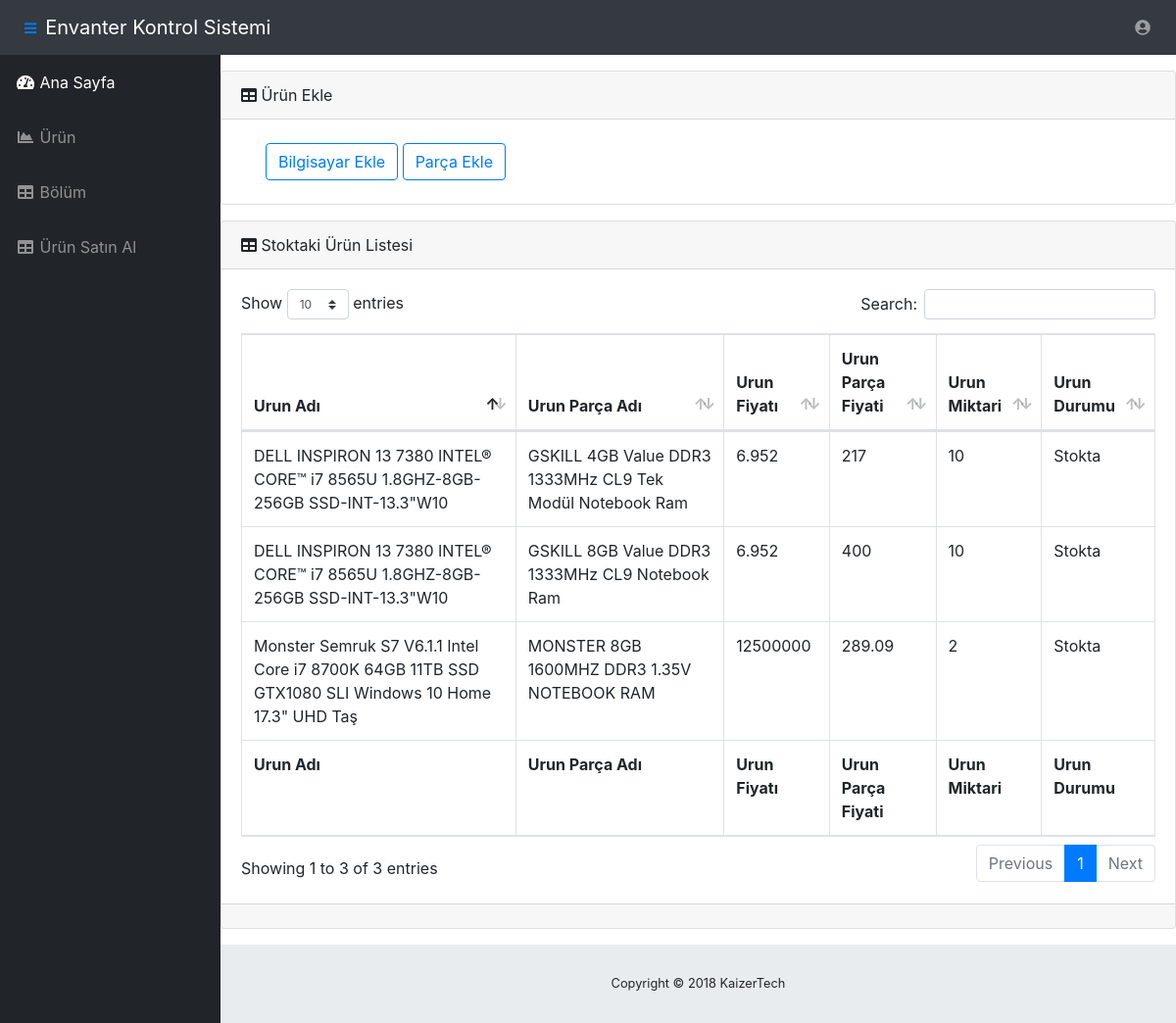
The page /KaizerTech_HW/user/urun on the database its author committed.
### tables this page shows
CREATE TABLE `urunparca` (
  `urunparca_id` int(11) NOT NULL,
  `urun_id` int(11) DEFAULT NULL,
  `urun_parca_adi` varchar(100) DEFAULT NULL,
  `pbirim_fiyati` float DEFAULT NULL
);

CREATE TABLE `urun` (
  `urun_id` int(11) NOT NULL,
  `urun_adi` varchar(100) DEFAULT NULL,
  `birim_fiyati` float DEFAULT NULL,
  `urun_durumu` int(2) DEFAULT '0'
);

### KaizerTech_HW/application/controllers/User.php (called while the page is built, shortened)
<?php
class User extends CI_Controller {
public function __construct(){
  			$this->load->helper('url');
  	 		$this->load->model('user_model');
        $this->load->library('session');
        $this->load->model('getDepartman');
        $this->load->model('getUrun');
        $this->load->model('getZimmet');
}
function urun(){
  $urunData['urun'] = $this->getUrun->getUruns();
  $this->load->view("urun.php",$urunData);
}
}
?>

### KaizerTech_HW/index.php (called while the page is built, shortened)
<?php
require_once BASEPATH.'core/CodeIgniter.php';

### KaizerTech_HW/application/models/getUrun.php (called while the page is built, shortened)
<?php
class getUrun extends CI_model{
    public function getUruns(){
      $this->db->select('*');
      $this->db->from('urun');
      $this->db->join('urunparca','urun.urun_id = urunparca.urun_id');
      $this->db->join('stok','stok.urun_id = urun.urun_id');
      $this->db->where('urun.urun_durumu=0');
      $this->db->distinct();
      $query = $this->db->get();
      return $query->result();
    }
}
 ?>

### KaizerTech_HW/application/views/urun.php (the view, shortened to what this page needs)
<!DOCTYPE html>
<html lang="en">
  <head>
    <link href="<?php echo base_url('vendor/bootstrap/css/bootstrap.min.css'); ?>" rel="stylesheet">
    <link href="<?php echo base_url('vendor/fontawesome-free/css/all.min.css'); ?>" rel="stylesheet" type="text/css">
    <link href="<?php echo base_url('vendor/datatables/dataTables.bootstrap4.css'); ?>" rel="stylesheet">
    <link href="<?php echo base_url('css/sb-admin.css'); ?>" rel="stylesheet">
  </head>
  <body id="page-top">
    <nav class="navbar navbar-expand navbar-dark bg-dark static-top">
      <button class="btn btn-link btn-sm text-blue order-sm-0" id="sidebarToggle" href="#">
        <i class="fas fa-bars"></i>
      </button>
      <a class="navbar-brand mr-1" href="index.html">Envanter Kontrol Sistemi</a>
      <ul class="navbar-nav ml-auto ml-md-0">
        <li class="nav-item dropdown no-arrow">
          <a class="nav-link dropdown-toggle" href="#" id="userDropdown" role="button" data-toggle="dropdown" aria-haspopup="true" aria-expanded="false">
            <i class="fas fa-user-circle fa-fw"></i>
          </a>
        </li>
      </ul>
    </nav>
    <div id="wrapper">
      <ul class="sidebar navbar-nav">
        <li class="nav-item active">
          <a class="nav-link" href="<?php echo base_url('user/user_profile'); ?>">
            <i class="fas fa-fw fa-tachometer-alt"></i>
            <span>Ana Sayfa</span>
          </a>
        </li>
        <li class="nav-item">
          <a class="nav-link" href="<?php echo base_url('user/urun'); ?>">
            <i class="fas fa-fw fa-chart-area"></i>
            <span>Ürün</span></a>
        </li>
        <li class="nav-item">
          <a class="nav-link" href="<?php echo base_url('user/bolum'); ?>">
            <i class="fas fa-fw fa-table"></i>
            <span>Bölüm</span></a>
        </li>
        <li class="nav-item">
          <a class="nav-link" href="<?php echo base_url('user/satinAl'); ?>">
            <i class="fas fa-fw fa-table"></i>
            <span>Ürün Satın Al</span></a>
        </li>
      </ul>
      <div id="content-wrapper">
        <div class="card mb-3">
          <div class="card-header">
            <i class="fas fa-table"></i>
            Ürün Ekle
          </div>
            <div class="container-fluid">
                <form "">
                  <div class="col">
                    <div class="col">
                        <a  href="<?php echo base_url('user/bilgisayar'); ?>">
                        <button  type="button"  class="btn btn-outline-primary">Bilgisayar Ekle</button>
                      </a>
                      <a  href="<?php echo base_url('user/parca'); ?>">
                        <a  href="<?php echo base_url('user/parca'); ?>">
                      <button type="button" class="btn btn-outline-primary">Parça Ekle</button>
                    </a>
                </div>
                  </div>
                </form>
            </div>
          </div>
          <div class="card mb-3">
            <div class="card-header">
              <i class="fas fa-table"></i>
              Stoktaki Ürün Listesi
            </div>
              <div class="card-body">
              <div class="table-responsive">
                <table class="table table-bordered" id="dataTable" width="100%" cellspacing="0" >
                  <thead>
                    <tr>
                      <th>Urun Adı</th>
                      <th>Urun Parça Adı</th>
                      <th>Urun Fiyatı</th>
                      <th>Urun Parça Fiyati</th>
                      <th>Urun Miktari</th>
                      <th>Urun Durumu</th>
                    </tr>
                  </thead>
                  <tfoot>
                    <tr>
                      <th>Urun Adı</th>
                      <th>Urun Parça Adı</th>
                      <th>Urun Fiyatı</th>
                      <th>Urun Parça Fiyati</th>
                      <th>Urun Miktari</th>
                      <th>Urun Durumu</th>
                    </tr>
                  </tfoot>
                  <tbody>
                      <?php
                      foreach ($urun as $row) {
                      echo "<tr>";
                      echo "<td>".$row->urun_adi."</td>";
                      echo "<td>".$row->urun_parca_adi."</td>";
                      echo "<td>".$row->birim_fiyati."</td>";
                      echo "<td>".$row->pbirim_fiyati."</td>";
                      echo "<td>".$row->urun_miktar."</td>";
                      switch ($row->urun_durumu) {
                        case 0:
                          echo "<td>Stokta</td>";
                          break;
                      }
                      echo "</tr>";
                        }
                       ?>
                  </tbody>
                </table>
              </div>
            </div>
            <div class="card-footer small text-muted">
            </div>
          </div>
        </div>
        <footer class="sticky-footer">
          <div class="container my-auto">
            <div class="copyright text-center my-auto">
              <span>Copyright © 2018 KaizerTech</span>
            </div>
          </div>
        </footer>
      </div>
  </body>
</html>

### KaizerTech_HW/css/sb-admin.css (style rules this page uses)
html { position: relative; min-height: 100%; }
body { height: 100%; }
#wrapper { display: -webkit-box; display: -ms-flexbox; display: flex; }
#wrapper #content-wrapper { overflow-x: hidden; width: 100%; padding-top: 1rem; padding-bottom: 80px; }
.navbar-nav .nav-item.active .nav-link { color: #fff; }
.navbar-nav .nav-item.dropdown .dropdown-toggle::after { width: 1rem; text-align: center; float: right; vertical-align: 0; border: 0; font-weight: 900; content: '\f105'; font-family: 'Font Awesome 5 Free'; }
.navbar-nav .nav-item.dropdown.no-arrow .dropdown-toggle::after { display: none; }
.sidebar { width: 90px !important; background-color: #212529; min-height: calc(100vh - 56px); }
.sidebar .nav-item:last-child { margin-bottom: 1rem; }
.sidebar .nav-item .nav-link { text-align: center; padding: 0.75rem 1rem; width: 90px; }
.sidebar .nav-item .nav-link span { font-size: 0.65rem; display: block; }
.sidebar .nav-item .nav-link { color: rgba(255, 255, 255, 0.5); }
@media (min-width: 768px) { .sidebar { width: 225px !important; } }
@media (min-width: 768px) { .sidebar .nav-item .nav-link { display: block; width: 100%; text-align: left; padding: 1rem; width: 225px; } }
@media (min-width: 768px) { .sidebar .nav-item .nav-link span { font-size: 1rem; display: inline; } }
:root { --input-padding-x: 0.75rem; --input-padding-y: 0.75rem; }
footer.sticky-footer { display: -webkit-box; display: -ms-flexbox; display: flex; position: absolute; right: 0; bottom: 0; width: calc(100% - 90px); height: 80px; background-color: #e9ecef; }
footer.sticky-footer .copyright { line-height: 1; font-size: 0.8rem; }
@media (min-width: 768px) { footer.sticky-footer { width: calc(100% - 225px); } }

### rows shown on the page
urunparca: urun.urun_adi "DELL INSPIRON 13 7380 INTEL® CORE™ i7 8565U 1.8GHZ-8GB-256GB SSD-INT-13.3\"W10", urun_parca_adi "GSKILL 4GB Value DDR3 1333MHz CL9 Tek Modül Notebook Ram", urun.birim_fiyati "6.952", pbirim_fiyati "217", urun_miktar "10"
urunparca: urun.urun_adi "DELL INSPIRON 13 7380 INTEL® CORE™ i7 8565U 1.8GHZ-8GB-256GB SSD-INT-13.3\"W10", urun_parca_adi "GSKILL 8GB Value DDR3 1333MHz CL9 Notebook Ram", urun.birim_fiyati "6.952", pbirim_fiyati "400", urun_miktar "10"
urunparca: urun.urun_adi "Monster Semruk S7 V6.1.1 Intel Core i7 8700K 64GB 11TB SSD GTX1080 SLI Windows 10 Home 17.3\" UHD Taş", urun_parca_adi "MONSTER 8GB 1600MHZ DDR3 1.35V NOTEBOOK RAM", urun.birim_fiyati "12500000", pbirim_fiyati "289.09", urun_miktar "2"
